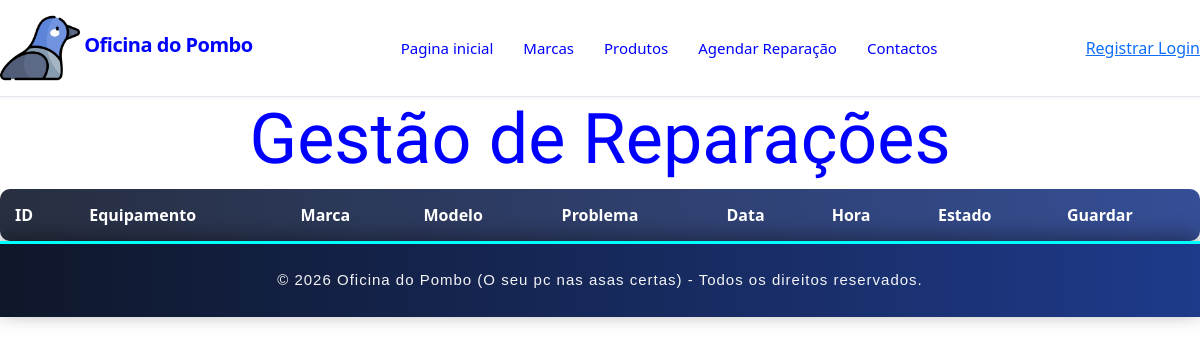
/reparacao_admin, run on an earlier commit of the app's database.
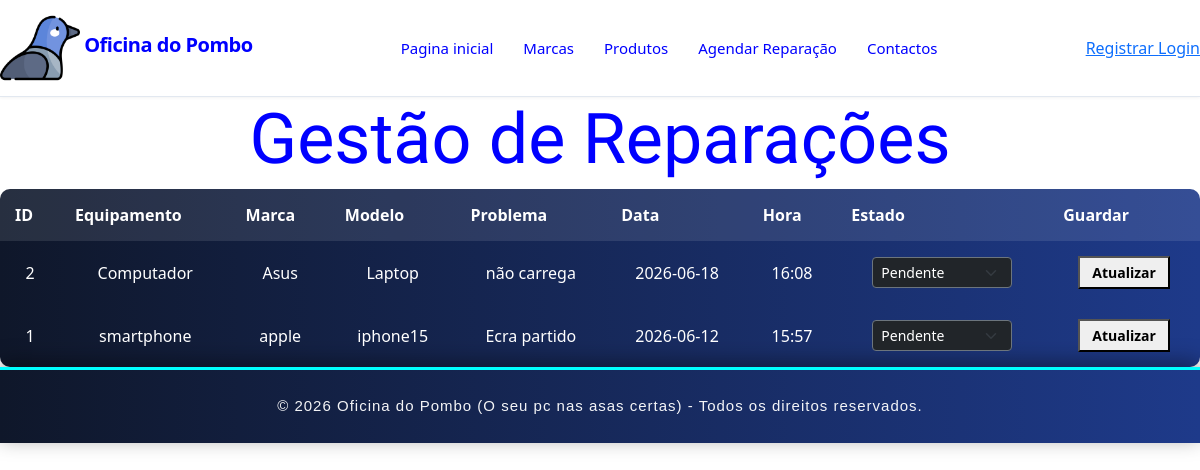
And on a later commit of the database.
### tables this page shows
CREATE TABLE reparacoes (
    id INTEGER PRIMARY KEY AUTOINCREMENT,
    clientes_id INTEGER NOT NULL,
    equipamento TEXT NOT NULL,
    marca TEXT,
    modelo TEXT,
    problema TEXT NOT NULL,
    data_reparacao TEXT NOT NULL,
    hora_reparacao TEXT NOT NULL,
    estado TEXT DEFAULT 'Pendente',
    FOREIGN KEY (clientes_id) REFERENCES utilizadores(id_user)
);

### routes/reparacoes.py (the view)
@reparacoes_route.route('/reparacao_admin')
def reparacoes():
    conn = sqlite3.connect('oficina_do_pombo.db')
    cursor = conn.cursor()
    cursor.execute("""
    SELECT
        id,
        clientes_id,
        equipamento,
        marca,
        modelo,
        problema,
        data_reparacao,
        hora_reparacao,
        estado
    FROM reparacoes
    ORDER BY data_reparacao DESC
    """)
    reparacoes = cursor.fetchall()
    conn.close()
    return render_template(
        'reparacao_admin.html',
        reparacoes=reparacoes
    )

### templates/reparacao_admin.html (shortened to what this page needs)
<link rel="stylesheet" href="{{ url_for('static', filename='css/style.css') }}">
<link rel="stylesheet" href="{{ url_for('static', filename='css/style2.css') }}">
<link rel="stylesheet" href="{{ url_for('static', filename='css/cursor.css') }}">
{% include 'header.html' %}
<h4 class="rgb-text">Gestão de Reparações</h4>
<table>
    <tr>
        <th>ID</th>
        <th>Equipamento</th>
        <th>Marca</th>
        <th>Modelo</th>
        <th>Problema</th>
        <th>Data</th>
        <th>Hora</th>
        <th>Estado</th>
        <th>Guardar</th>
    </tr>
    {% for reparacao in reparacoes %}
    <tr>
        <td>{{ reparacao[0] }}</td>
        <td>{{ reparacao[2] }}</td>
        <td>{{ reparacao[3] }}</td>
        <td>{{ reparacao[4] }}</td>
        <td>{{ reparacao[5] }}</td>
        <td>{{ reparacao[6] }}</td>
        <td>{{ reparacao[7] }}</td>
        <td>
            <select name="estado" form="form-reparacao-{{ reparacao[0] }}" class="form-select form-select-sm bg-dark text-white border-secondary" style="width: 140px; cursor: pointer; display: inline-block;">
                <option value="Pendente" {% if reparacao[8] == 'Pendente' %}selected{% endif %}>Pendente</option>
            </select>
        </td>
        <td>
            <button type="submit" form="form-reparacao-{{ reparacao[0] }}" class="btn-premium-success" style="padding: 5px 12px; font-size: 0.875rem; font-weight: bold; transition: all 0.2s;">Atualizar</button>
        </td>
    </tr>
    {% endfor %}
</table>
{% include 'footer.html'%}

### templates/header.html (shortened to what this page needs)
<!DOCTYPE html>
<html lang="en">
<head>
    <link rel="stylesheet" href="{{ url_for('static', filename='css/style.css') }}">
    <link rel="stylesheet" href="{{ url_for('static', filename='css/slideshow.css') }}">
    <link href="https://cdn.jsdelivr.net/npm/bootstrap@5.3.3/dist/css/bootstrap.min.css" rel="stylesheet">
</head>
<body>
    <nav class="navbar">
        <div class="navbar-logo">
            <img src="{{ url_for('static', filename='imagens/pigeon.png') }}" alt="Pombo">
            <a href="/">Oficina do Pombo</a>
        </div>
        <div class="navbar-links">
            <a href="/" class="nav-item">Pagina inicial</a>
            <a href="/marca" class="nav-item">Marcas</a>
            <a href="/produto" class="nav-item">Produtos</a>
            <a href="/agendar_reparacao" class="nav-item">Agendar Reparação</a>
            <a href="/contactos" class="nav-item">Contactos</a>
        </div>
        <div class="cadastroLogin">
            {%if session.nome %}
            <span>Ola, {{session.nome}}</span>
            <a href="/logout" class="botoes">
                Logout
            </a>
            {% else %}
            <a href="/cadastro" class="botoes">
                Registrar
                <a href="/login" class="botoes">
                    Login
                </a>
                {% endif %}
        </div>
    </nav>
</body>
</html>

### templates/footer.html
<link rel="stylesheet" href="{{ url_for('static', filename='css/footer.css') }}">
<footer class="footer">
    <div class="footer-bottom">
        <p>© 2026 Oficina do Pombo (O seu pc nas asas certas) - Todos os direitos reservados.</p>
    </div>
</footer>

### static/css/style.css (style rules this page uses)
* { margin: 0; padding: 0; box-sizing: border-box; }
body { font-family: 'Inter', sans-serif; background-color: #ffffff; color: #0000FF; }
.navbar { background-color: linear-gradient(145deg, #1a1a1a, #0000FF); display: flex; justify-content: space-between; align-items: center; padding: 20px 40px; border-bottom: 1px solid #e2e8f0; box-shadow: 0 1px 3px rgba(0, 0, 0, 0.05); }
.navbar-logo a { font-size: 20px; font-weight: 700; color: #0000FF; text-decoration: none; letter-spacing: -0.5px; transition: color 0.2s ease; }
.navbar-links { display: flex; gap: 30px; }
.nav-item { font-size: 15px; font-weight: 500; color: #0000FF; text-decoration: none; transition: color 0.2s ease; position: relative; padding: 4px 0; }
.nav-item::after { content: ''; position: absolute; width: 100%; transform: scaleX(0); height: 2px; bottom: 0; left: 0; background-color: #0000FF; transform-origin: bottom right; transition: transform 0.25s ease-out; }
body { font-family: Arial, sans-serif; margin: 20px; }
h4 { color: #0000FF !important; font-family: 'Rajdhani', sans-serif !important; text-align: center; font-size: 70px !important; }
img { width: 80px; height: 80px; }
table { width: 100%; border-collapse: collapse; background: linear-gradient(90deg, #0f172a, #1e3a8a); color: white; border-radius: 10px; overflow: hidden; }
th, td { padding: 15px; text-align: center; }
th { background: rgba(255, 255, 255, 0.1); }

### static/css/style2.css (style rules this page uses)
body { font-family: 'Poppins', sans-serif; color: #0000FF; }
p { font-size: 1.1rem; text-align: center; margin-bottom: 25px; color: #ffffff; }

### static/css/cursor.css (style rules this page uses)
a { cursor: url('/static/imagens/tinkpro-1779888482251.png'), pointer; }
* { cursor: url('/static/imagens/tinkpro-1779888482251.png'), auto; }

### static/css/footer.css (style rules this page uses)
.footer { width: 100%; background: linear-gradient(90deg, #0f172a, #1e3a8a); color: white; padding: 25px 40px; margin-top: auto; border-top: 3px solid cyan; box-shadow: 0 -5px 20px rgba(0, 0, 0, 0.4); }
.footer p { text-align: center; font-size: 15px; margin: 0; letter-spacing: 1px; font-family: 'Poppins', sans-serif; opacity: 0.95; }

What changed in the data, as far as the page shows it:
added reparacoes: id "2", equipamento "Computador", marca "Asus", modelo "Laptop", problema "não carrega", data_reparacao "2026-06-18", hora_reparacao "16:08", estado "Pendente"
added reparacoes: id "1", equipamento "smartphone", marca "apple", modelo "iphone15", problema "Ecra partido", data_reparacao "2026-06-12", hora_reparacao "15:57", estado "Pendente"
